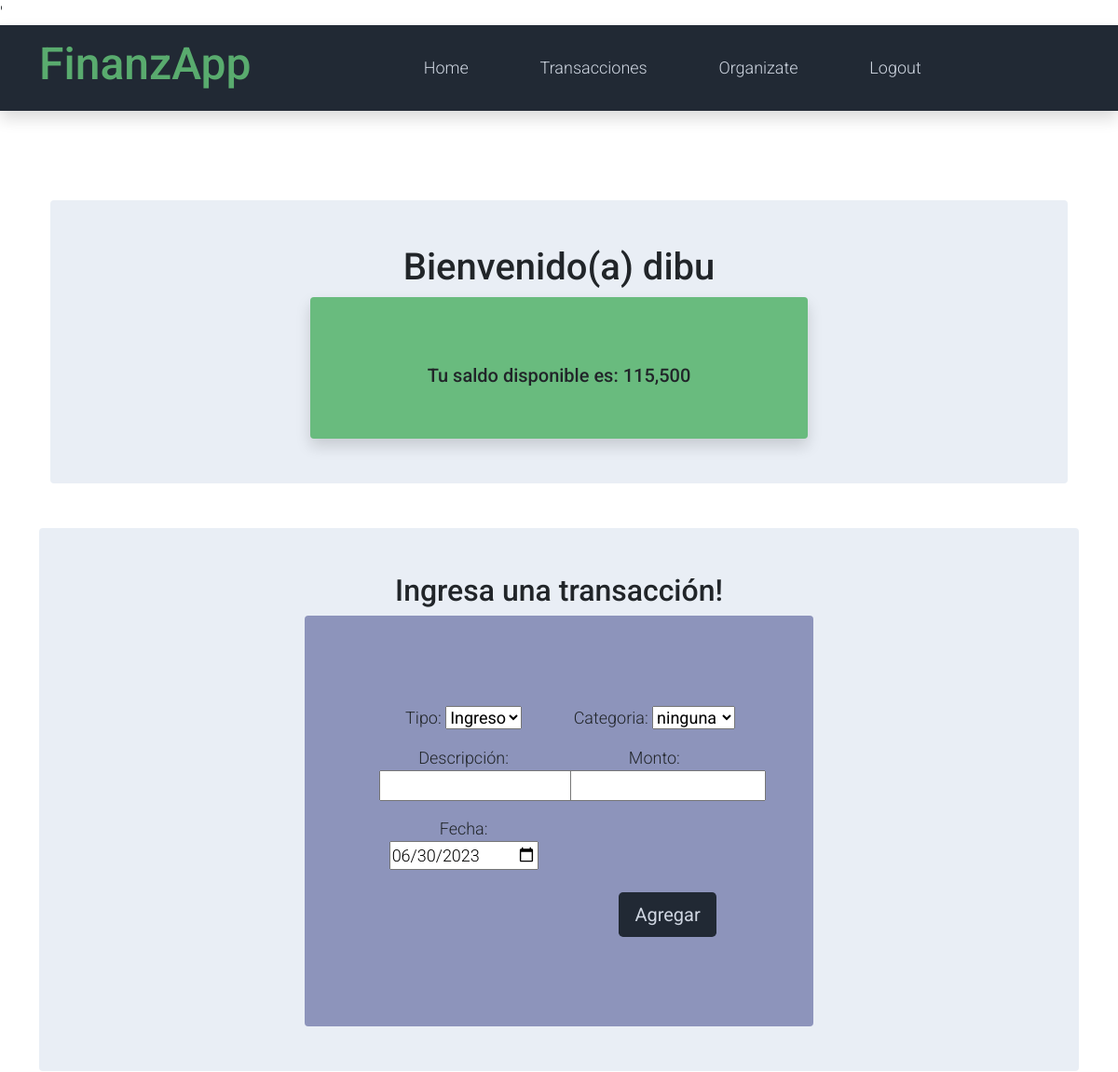
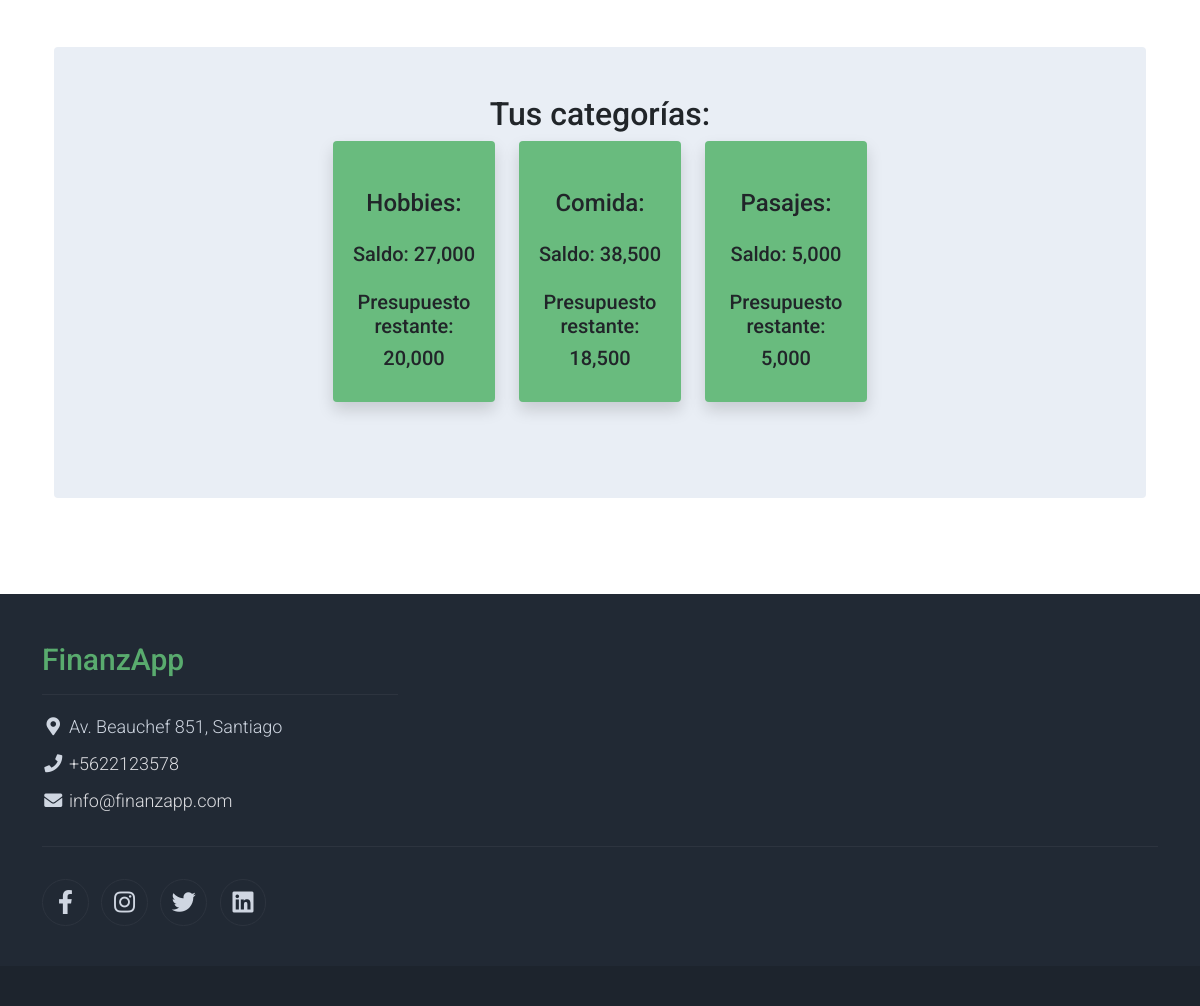
The page / (signed in) on the database its author committed (2 pictures, top to bottom).
### finanzapp/models.py (models this page shows)
class User(AbstractUser):
    display_name = models.CharField(max_length=100, blank=True)
    total = models.FloatField(default=0)
    budget = models.FloatField(blank=True, null=True)

class Category(models.Model):
    name = models.CharField(max_length=100)
    budget = models.FloatField(blank=True)
    user = models.ForeignKey(User, on_delete=models.CASCADE, related_name="categories", null=True)

### finanzapp/views.py (the view, shortened to what this page needs)
# urls.py: path('', index, name='index'),
def index(request):
    if request.method == 'GET':
        if request.user.is_authenticated:
            user_id= request.user.id
            saldo, budget = saldo_disponible(request.user)
            categories = Category.objects.filter(user=user_id)
            budgets = []
            for cat in categories:
                budgets.append(saldo_categoría(user_id, cat))
            context = {'saldo': saldo, 'budget': budget,'categories': categories, 'today': timezone.now().strftime("%Y-%m-%d"), 'budgets': budgets}
            return render(request, 'index.html', context)
        else:
            return redirect('login')

### finanzapp/views.py (called while the page is built)
def saldo_disponible(user):
    user_id = user.id
    depositos = Transaction.objects.filter(user_id=user_id, type='deposit').aggregate(Sum('amount'))['amount__sum'] or 0
    gastos = Transaction.objects.filter(user_id=user_id, type='spend').aggregate(Sum('amount'))['amount__sum'] or 0
    saldo = depositos - gastos
    budget = user.budget - gastos
    return saldo, budget

def saldo_categoría(user_id, cat):
    budget = cat.budget
    gastos = Transaction.objects.filter(user_id=user_id, type='spend', category=cat).aggregate(Sum('amount'))['amount__sum'] or 0
    ingresos = Transaction.objects.filter(user_id=user_id, type='deposit', category=cat).aggregate(Sum('amount'))['amount__sum'] or 0
    saldo = budget - gastos
    total = ingresos + budget - gastos
    return {'name': cat.name, 'amount': saldo, 'valid': (saldo >= 0), 'total': total}

### finanzapp/templates/index.html (shortened to what this page needs)
{% extends 'base.html' %}
{% load humanize %}
{% block content %}
<section class="container py-5 rounded">
    <section class="container py-5 rounded">
        <div class="container-fluid bg-light py-5 rounded">
            <div class="col-md-6 m-auto text-center">
                <h1>Bienvenido(a) {{ user.display_name }}</h1>
            </div>
            <div class="col-md-6 m-auto text-center">
                {% if budget >= 0 %}
                    <div class="h-100 py-5 shadow rounded" style="background-color: #69bb7e;">
                            <h2 class="h5 mt-4 text-center">Tu saldo disponible es: {{ saldo|floatformat:0|intcomma }}</h2>
                    </div>
                {% else %}
                    <div class="h-100 py-5 shadow rounded" style="background-color: #aa4a4a;">
                        <h2 class="h5 mt-4 text-center">Tu saldo disponible es: {{ saldo|floatformat:0|intcomma }}</h2>
                    </div>
                {% endif %}
            </div>
        </div>
    </section>
    <div class="container-fluid bg-light py-5 rounded">
        <div class="col-md-6 m-auto text-center">
            <h2>Ingresa una transacción!</h2>
        <div class="container py-5 rounded" style="background-color: #8d94bb;">
                <div class="row py-5">
                    <form method="post" class="col-md-9 m-auto">
                        <div class="row">
                            <div class="form-group col-md-6 mb-3">
                                <label for="type">Tipo:</label>
                                <select name="type" id="type">
                                    <option value="deposit">Ingreso</option>
                                </select><br>
                            </div>
                            {% if categories.count %}
                            <div class="form-group col-md-6 mb-3">
                                <label for="category">Categoria:</label>
                                <select name="category" id="category">
                                    {% for cat in categories %}
                                        <option value="{{ cat.name }}">{{ cat.name }}</option>
                                    {% endfor %}
                                </select><br>
                            </div>
                            {% endif %}
                            <div class="form-group col-md-6 mb-3">
                                <label for="description">Descripción:</label>
                                <input type="text" name="description" required><br>
                            </div>
                            <div class="form-group col-md-6 mb-3">
                                <label for="amount">Monto:</label>
                                <input type="number" name="amount" required><br>
                            </div>
                            <div class="form-group col-md-6 mb-3">
                                <label for="date">Fecha:</label>
                                <input type="date" name="date" value="{{ today }}" required><br>
                            </div>
                            <div class="row">
                                <div class="col text-end mt-2">
                                    <button type="submit" class="btn bg-dark btn-lg px-3 text-light">Agregar</button>
                                </div>
                            </div>
                        </div>
                    </form>
                </div>
            </div>
        </div>
    </div>
    <section class="container py-5 rounded">
        <div class="container-fluid bg-light py-5 rounded">
            <div class="col-md-6 m-auto text-center">
                <h2>Tus categorías:</h2>
                <div class="row">
                    {% for budget in budgets %}
                        {% if budget.name != "ninguna" %}
                            <div class="col-md-6 col-lg-4 pb-5">
                                {% if budget.valid %}
                                    <div class="h-100 py-4 px-3 shadow rounded" style="background-color: #69bb7e;">
                                            <h2 class="h4 mt-4 text-center">{{budget.name}}:</h3>
                                            <h4 class="h5 mt-4 text-center">Saldo: {{budget.total|floatformat:0|intcomma}}</h4>
                                            <h4 class="h5 mt-4 text-center">Presupuesto restante:</h4>
                                            <h4 class="h5 text-center">{{budget.amount|floatformat:0|intcomma}}</h4>
                                    </div>
                                {% endif %}
                            </div>
                        {% endif %}
                    {% endfor %}
                </div>
            </div>
        </div>
    </section>
</section>
{% endblock %}

### finanzapp_proj/static/css/templatemo.css (style rules this page uses)
body, ul, li, p, a, label, input, div { font-family: 'Roboto', sans-serif; font-size: 18px !important; font-weight: 300 !important; }
.text-light { color: #cfd6e1 !important; }
.bg-dark { background-color: #212934 !important; }
.bg-light { background-color: #e9eef5 !important; }

### rows shown on the page
User: display_name "dibu"
Category: name "Hobbies"
Category: name "Comida"
Category: name "Pasajes"

### other values the page prints
{{ saldo|floatformat:0|intcomma }} "115,500"
{{ budget.total|floatformat:0|intcomma }} "27,000" "38,500" "5,000"
{{ budget.amount|floatformat:0|intcomma }} "20,000" "18,500" "5,000"
form field category "ninguna"
